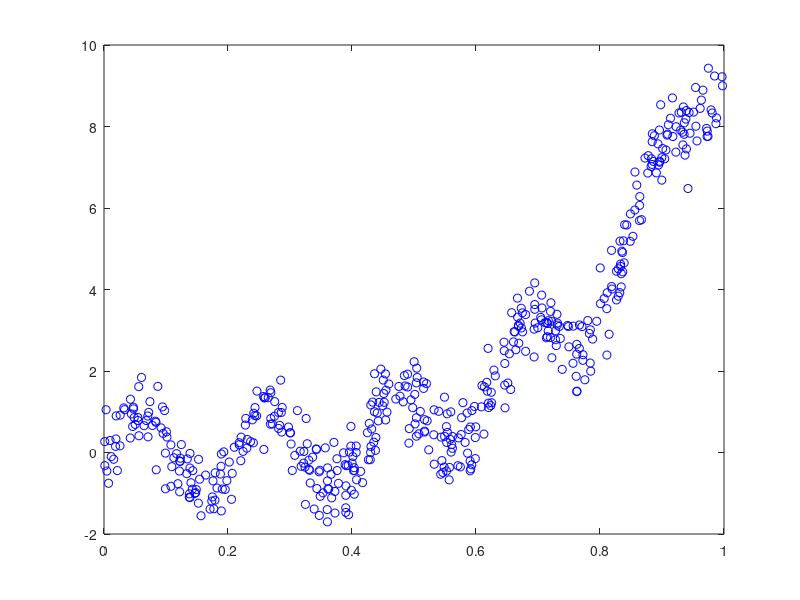

Source code (MATLAB): (Note: this script raises an error after producing the figure.)
function [] = ex1()
    
    %
    input('Block 1: Press enter to plot data_set 1 data');
    % data values will be loaded to x and y
    load('reg_data_set_1.mat');
    
    figure('name','Raw data and linear approximation plot');
    plot(x,y,'bo'); hold on;
    
%     %%
%     input('Block 2: Press enter to plot the best fit by analytical linear regression');
%     % Simple linear regression following http://www.le.ac.uk/users/dsgp1/COURSES/THIRDMET/MYLECTURES/2MULTIREG.pdf
%     
%     % simple linear regression
%     %p = polyfit(x,y,1);
%     % adding a one values column for constant coefficient to X
%     o = ones(size(x,1),1);
%     x = [o,x];  
%     
%     % ?? = (X'X)^-1X'y
%     coeff = inv(x'*x)*(x'*y);
%     disp('Coefficients for analytical regression');
%     disp(coeff);
%     
%     y = lfunc(coeff,x);
%     plot(x,y,'r-');
%     
%     % The obtained weights are [-2.0474, 79948]
%     % This weights show a good linear approximation but a bad approximation
%     % of the shape of data in general. The linear approximation is also
%     % a bit biased by the data in the x intervals [0,0.2] and [0.9,1], so
%     % values between [0.2,0.9] are not that well covered.
% 
%     %%
%     load('reg_data_set_1.mat');
%     input('Block 3: Press enter to plot the best fit by gradient descent method')
%     disp('Warning: this function is deliberately slow to show convergence graphically');
%     [gdw, conv_matrix] = gdescent(x,y,0.01,0.00001,5000,true,false);
%     % The obtained weights using a step of 0.01 and a threshold of 0.00001
%     % are [-1.8060, 7.5476] after 4350 iterations
%     
%     disp('Coefficients for gradient descent');
%     disp(gdw);
%    
%     o = ones(size(x,1),1);
%     x = [o,x]; 
%     y = lfunc(gdw,x);
%     plot(x,y,'g-');
% 
%     input('Press enter to see the convergence curve');
%     % Showing the convergence curve. It can be observed how given the low
%     % learning rate the gradient is still being descended so the
%     % convergence curve does not oscilate but is constantly decreasing.
%     figure('name','Convergence Matrix for gradient descent lr=0.01, thr=0.00001');
%     plot(conv_matrix(:,1),conv_matrix(:,2),'b-');
%     
%     load('reg_data_set_1.mat');
%     input('Press enter to see the convergence curve for lr=0.1 thr=0.00001')
%     [gdw, conv_matrix] = gdescent(x,y,0.1,0.00001,5000,false,false);
%     figure('name','Convergence Matrix for gradient descent lr=0.1, thr=0.00001');
%     plot(conv_matrix(:,1),conv_matrix(:,2),'r-');
%     %oscilations are not observed clearly, but it should oscilate with
%     %larger learning rates
%     
%     disp('Coefficients for gradient descent, bigger Learning Rate');
%     disp(gdw);
% 
%     % 
%     %%
%     load('reg_data_set_1.mat');
%     input('Block 4: Press enter to calculate the best fit by modified gradient descent method')
%     disp('Warning: this function is deliberately slow to show convergence graphically');
%     [gdw, conv_matrix] = gdescent(x,y,0.01,0.00001,2000, false,true);
%     % The obtained weights using a step of 0.01 and a threshold of 0.00001
%     % are [-2.0554, 7.9905] after 782 iterations with a  min error of
%     % 1.2938
%     
%     disp('Coefficients for modified gradient descent');
%     disp(gdw);
% 
%     input('Press enter to see the convergence curve');
%     figure('name','Convergence Matrix for modified gradient descent lr=0.01, thr=0.00001');
%     plot(conv_matrix(:,1),conv_matrix(:,2),'b-');
%     % when zooming small oscillations are observed, this is caused because
%     % dividing by the norm returns the unit vector which makes the learning
%     % rate to have greater influence in the magnitude. This causes that the
%     % area is less explored causing jumps that avoid the local minimum.
%     
%     
%     load('reg_data_set_1.mat');
%     input('Press enter to see the convergence curve for lr=0.1 thr=0.00001')
%     [gdw, conv_matrix] = gdescent(x,y,0.1,0.00001,2000, false,true);
%     figure('name','Convergence Matrix for modified gradient descent lr=0.1, thr=0.00001');
%     plot(conv_matrix(:,1),conv_matrix(:,2),'r-');
%     % obtained coefficients are [-2.0934,7.9700] after 79 iterations with
%     % min error of 1.2939
%     % for a bigger learning rate the oscillation is even greater showing
%     % the influence the rate is getting in the next areas to explore. In
%     % general it is observed how the descense is done faster, thus
%     % converging faster byt less accurately.
%     
%     disp('Coefficients for gradient descent, bigger Learning Rate');
%     disp(gdw);

        
    %
    load('reg_data_set_1.mat');
    input('Block 5: Press enter to calculate the best fit by p=3 linear regresion')
    xpanded = expand_dataset(x,3);
    [gdw, conv_matrix] = gdescent(xpanded,y,0.01,0.00001,100000, false,false);
    % The obtained weights using a step of 0.01 and a threshold of 0.00001
    % are [0.6012, -4.5036, 3.6542, 9.8509] after 99999 iterations with a  min error of
    % 0.37081
    
    o = ones(size(x,1),1);
    xpanded = [o,xpanded]; 
    y = lfunc(gdw,xpanded);
    plot(x,y,'g+');
    
    disp('Coefficients for modified gradient descent');
    disp(gdw);

    input('Press enter to see the convergence curve');
    figure('name','Convergence Matrix for modified gradient descent lr=0.01, thr=0.00001');
    plot(conv_matrix(:,1),conv_matrix(:,2),'b-');

    
    
    load('reg_data_set_1.mat');
    input('Press enter to see the convergence curve for lr=0.1 thr=0.00001')
    xpanded = expand_dataset(x,3);
    [gdw, conv_matrix] = gdescent(xpanded,y,0.1,0.00001,100000, false,false);
    figure('name','Convergence Matrix for modified gradient descent lr=0.1, thr=0.00001');
    plot(conv_matrix(:,1),conv_matrix(:,2),'r-');
    % obtained coefficients are [-2.0934,7.9700] after 79 iterations with
    % min error of 1.2939

    
    disp('Coefficients for gradient descent, bigger Learning Rate');
    disp(gdw);
      
end